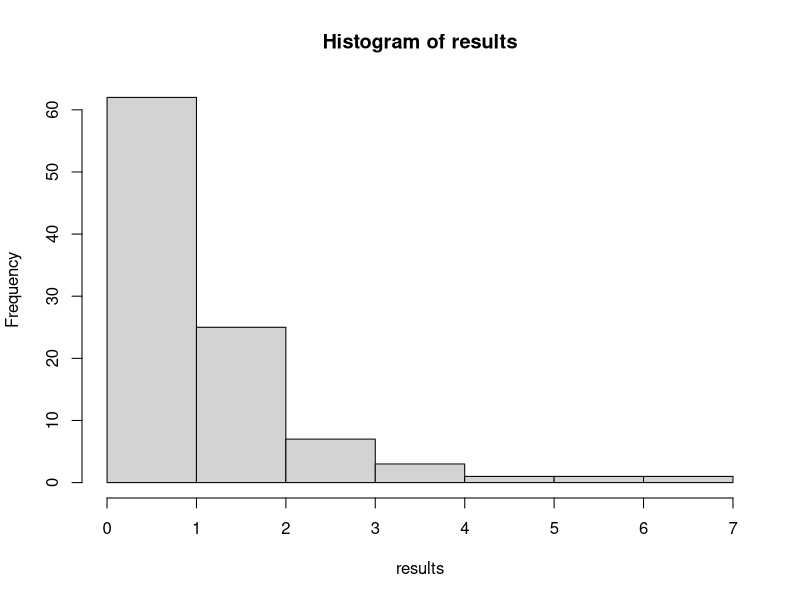

Source code (R):
## ---- chunk 1
chi_square_distance <- function() {
  e <- c(30, 30)
  sum((table(sample(x = 2, size = 60, replace = TRUE)) - e) ^ 2 / e)
}

results <- replicate(100, chi_square_distance())
hist(results)
## ---- chunk 2
(0.53 * 1500) - 1500

45 * 45 * 2 / 750
